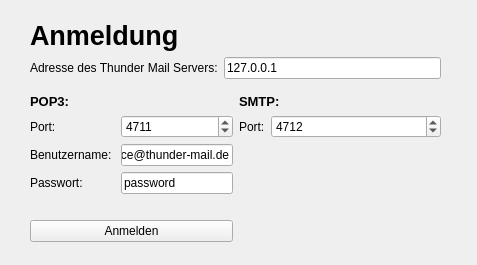
<?xml version="1.0" encoding="UTF-8"?>
<ui version="4.0">
 <class>LoginWidget</class>
 <widget class="QWidget" name="LoginWidget">
  <property name="geometry">
   <rect>
    <x>0</x>
    <y>0</y>
    <width>477</width>
    <height>265</height>
   </rect>
  </property>
  <property name="windowTitle">
   <string>Thunder Mail Client - Anmeldung</string>
  </property>
  <widget class="QWidget" name="verticalLayoutWidget">
   <property name="geometry">
    <rect>
     <x>30</x>
     <y>20</y>
     <width>411</width>
     <height>222</height>
    </rect>
   </property>
   <layout class="QVBoxLayout" name="verticalLayout">
    <item>
     <widget class="QLabel" name="label_3">
      <property name="font">
       <font>
        <pointsize>20</pointsize>
        <weight>75</weight>
        <bold>true</bold>
       </font>
      </property>
      <property name="text">
       <string>Anmeldung</string>
      </property>
     </widget>
    </item>
    <item>
     <layout class="QFormLayout" name="formLayout_3">
      <item row="0" column="0">
       <widget class="QLabel" name="thunderMailServerAdressLabel">
        <property name="text">
         <string>Adresse des Thunder Mail Servers:</string>
        </property>
       </widget>
      </item>
      <item row="0" column="1">
       <widget class="QLineEdit" name="thunderMailServerAdressLineEdit">
        <property name="text">
         <string>127.0.0.1</string>
        </property>
       </widget>
      </item>
     </layout>
    </item>
    <item>
     <layout class="QGridLayout" name="gridLayout">
      <item row="0" column="1">
       <widget class="QLabel" name="label_2">
        <property name="font">
         <font>
          <pointsize>10</pointsize>
          <weight>75</weight>
          <bold>true</bold>
         </font>
        </property>
        <property name="text">
         <string>POP3:</string>
        </property>
       </widget>
      </item>
      <item row="1" column="1">
       <layout class="QFormLayout" name="formLayout">
        <item row="0" column="0">
         <widget class="QLabel" name="pop3ServerPortLabel">
          <property name="text">
           <string>Port:</string>
          </property>
         </widget>
        </item>
        <item row="0" column="1">
         <widget class="QSpinBox" name="pop3ServerPortSpinBox">
          <property name="maximum">
           <number>10000</number>
          </property>
          <property name="value">
           <number>4711</number>
          </property>
         </widget>
        </item>
        <item row="1" column="0">
         <widget class="QLabel" name="pop3ServerUsernameLabel">
          <property name="text">
           <string>Benutzername: </string>
          </property>
         </widget>
        </item>
        <item row="1" column="1">
         <widget class="QLineEdit" name="pop3ServerUsernameLineEdit">
          <property name="text">
           <string>alice@thunder-mail.de</string>
          </property>
         </widget>
        </item>
        <item row="2" column="0">
         <widget class="QLabel" name="pop3ServerPasswordLabel">
          <property name="text">
           <string>Passwort:</string>
          </property>
         </widget>
        </item>
        <item row="2" column="1">
         <widget class="QLineEdit" name="pop3ServerPasswordLineEdit">
          <property name="text">
           <string>password</string>
          </property>
         </widget>
        </item>
       </layout>
      </item>
      <item row="3" column="1">
       <widget class="QPushButton" name="loginPushButton">
        <property name="text">
         <string>Anmelden</string>
        </property>
       </widget>
      </item>
      <item row="0" column="2">
       <widget class="QLabel" name="label">
        <property name="font">
         <font>
          <pointsize>10</pointsize>
          <weight>75</weight>
          <bold>true</bold>
         </font>
        </property>
        <property name="text">
         <string>SMTP:</string>
        </property>
       </widget>
      </item>
      <item row="1" column="2">
       <layout class="QFormLayout" name="formLayout_2">
        <item row="0" column="0">
         <widget class="QLabel" name="smtpSeverPortLabel">
          <property name="text">
           <string>Port:</string>
          </property>
         </widget>
        </item>
        <item row="0" column="1">
         <widget class="QSpinBox" name="smtpSeverPortSpinBox">
          <property name="maximum">
           <number>10000</number>
          </property>
          <property name="value">
           <number>4712</number>
          </property>
         </widget>
        </item>
        <item row="1" column="1">
         <spacer name="horizontalSpacer">
          <property name="orientation">
           <enum>Qt::Horizontal</enum>
          </property>
          <property name="sizeHint" stdset="0">
           <size>
            <width>40</width>
            <height>20</height>
           </size>
          </property>
         </spacer>
        </item>
       </layout>
      </item>
      <item row="2" column="1">
       <widget class="QLabel" name="pop3OutputLabel">
        <property name="text">
         <string/>
        </property>
       </widget>
      </item>
      <item row="2" column="2">
       <widget class="QLabel" name="smtpOutputLabel">
        <property name="text">
         <string/>
        </property>
       </widget>
      </item>
     </layout>
    </item>
   </layout>
  </widget>
 </widget>
 <resources/>
 <connections/>
</ui>
